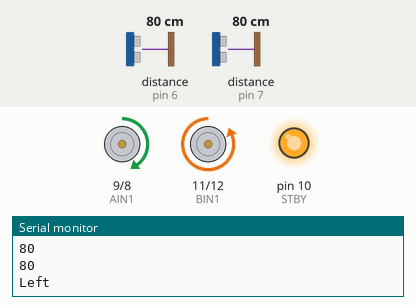
A sketch run on a simulated Arduino Uno, built with avr-gcc and run on an emulated ATmega328P. Shown: motor-driver pin pairs drawn as motors (green arrow = first pin HIGH = forward, orange = second pin HIGH = backward, longer = more drive, scaled by the enable pin, stopped while the standby pin is LOW), output pins drawn as LEDs (lit = HIGH), the last lines printed to the serial monitor. Wiring (inferred from the names in the program): 2 × ultrasonic range finder: trigger pin 6, echo pin 6 / trigger pin 7, echo pin 7. The test bench sets the inputs (shaded band); at power-on: distance to the obstacle (sensors on pin 6, pin 7) 80 cm. The echo pulse lasts 58.3 µs per cm.

Above: at 1.2 s.
1.3 s: distance to the obstacle (sensor on pin 6) set to 10 cm
2.8 s: distance to the obstacle (sensor on pin 6) set to 7 cm
At 3.6 s:
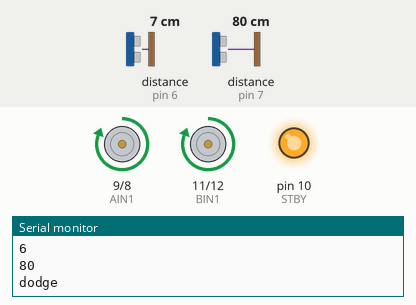
4.3 s: distance to the obstacle (sensor on pin 6) set to 9 cm
At 6.0 s:
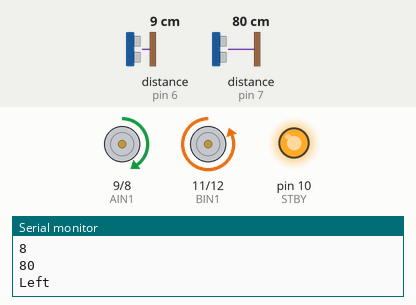
6.4 s: distance to the obstacle (sensor on pin 7) set to 10 cm
7.9 s: distance to the obstacle (sensor on pin 7) set to 7 cm
At 8.4 s:
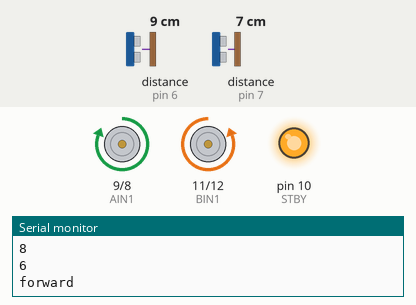
9.4 s: distance to the obstacle (sensor on pin 7) set to 4 cm
At 9.9 s:
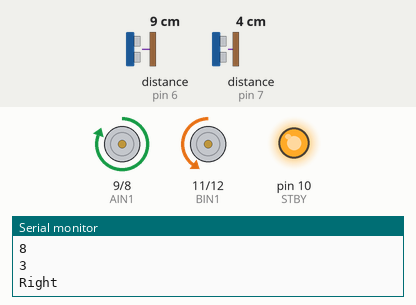
Timing chart, 0 to 11.9 s (numbered marks = the images above; inputs shaded):
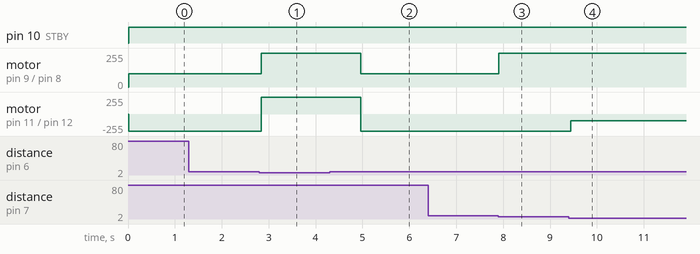

The sketch:

RoboToimiva1.ino
```cpp
/*
   created 3 Nov 2008
   by David A. Mellis
   modified 30 Aug 2011
   by Tom Igoe

Toimii hyvillä pattereilla


 */

// this constant won't change.  It's the pin number
// of the sensor's output:
const int pingPin = 6;
const int sidepingPin = 7;
int Pin;
//motor A connected between A01 and A02
//motor B connected between B01 and B02

int STBY = 10; //standbyint STBY = 10; //standby

//Motor A
int PWMA = 3; //Speed control
int AIN1 = 9; //Direction
int AIN2 = 8; //Direction

//Motor B
int PWMB = 5; //Speed control
int BIN1 = 11; //Direction
int BIN2 = 12; //Direction

void setup() {
  // initialize serial communication:
  Serial.begin(9600);
  pinMode(STBY, OUTPUT);

  pinMode(PWMA, OUTPUT);
  pinMode(AIN1, OUTPUT);
  pinMode(AIN2, OUTPUT);

  pinMode(PWMB, OUTPUT);
  pinMode(BIN1, OUTPUT);
  pinMode(BIN2, OUTPUT);
}

void loop()
{
  /*long cm = 0;
  long sidecm = 0;
  cm = dist(pingPin);
  sidecm = dist(sidepingPin);
  */
  // establish variables for duration of the ping,
  // and the distance result in inches and centimeters:
  long duration, cm;

  // The PING))) is triggered by a HIGH pulse of 2 or more microseconds.
  // Give a short LOW pulse beforehand to ensure a clean HIGH pulse:
  pinMode(pingPin, OUTPUT);
  digitalWrite(pingPin, LOW);
  delayMicroseconds(2);
  digitalWrite(pingPin, HIGH);
  delayMicroseconds(5);
  digitalWrite(pingPin, LOW);

  // The same pin is used to read the signal from the PING))): a HIGH
  // pulse whose duration is the time (in microseconds) from the sending
  // of the ping to the reception of its echo off of an object.
  pinMode(pingPin, INPUT);
  duration = pulseIn(pingPin, HIGH);

  // convert the time into a distance
  cm = microsecondsToCentimeters(duration);

  // establish variables for duration of the ping,
  // and the distance result in inches and centimeters:
  long duration2, cm2;

  // The PING))) is triggered by a HIGH pulse of 2 or more microseconds.
  // Give a short LOW pulse beforehand to ensure a clean HIGH pulse:
  pinMode(sidepingPin, OUTPUT);
  digitalWrite(sidepingPin, LOW);
  delayMicroseconds(2);
  digitalWrite(sidepingPin, HIGH);
  delayMicroseconds(5);
  digitalWrite(sidepingPin, LOW);

  // The same pin is used to read the signal from the PING))): a HIGH
  // pulse whose duration is the time (in microseconds) from the sending
  // of the ping to the reception of its echo off of an object.
  pinMode(sidepingPin, INPUT);
  duration2 = pulseIn(sidepingPin, HIGH);

  // convert the time into a distance
  cm2 = microsecondsToCentimeters(duration2);

  if(cm < 8)
    dodge();

  //else if(cm2 > 20);
      //forward();

  else if(cm2 > 7)
      turnLeft();

  else if(cm2 < 5)
      turnRight();

  else
    forward();

  Serial.println(cm);
  Serial.println(cm2);

  //  else if(cm2 > 6)stop();
}

long microsecondsToCentimeters(long microseconds)
{
  // The speed of sound is 340 m/s or 29 microseconds per centimeter.
  // The ping travels out and back, so to find the distance of the
  // object we take half of the distance travelled.
  return microseconds / 29 / 2;
}
//Own functions:
void dodge()
{
Serial.println("dodge");
move(1, 255, 1);
move(0, 255, 1);
delay(700);
}
void forward()
{
  Serial.println("forward");
  move(1, 255, 1);
  move(0, 255, 0);
  delay(100);
}
void turnRight()
{
  Serial.println("Right");
  move(1, 255, 1);
  move(0, 100, 0);
  delay(100);
}
void turnLeft()
{
Serial.println("Left");
move(1, 100, 1);
move(0, 255, 0);
delay(100);
}

void move(int motor, int speed, int direction){
//Move specific motor at speed and direction
//motor: 0 for B 1 for A
//speed: 0 is off, and 255 is full speed
//direction: 0 clockwise, 1 counter-clockwise

  digitalWrite(STBY, HIGH); //disable standby

  boolean inPin1 = LOW;
  boolean inPin2 = HIGH;

  if(direction == 1){
    inPin1 = HIGH;
    inPin2 = LOW;
  }

  if(motor == 1){
    digitalWrite(AIN1, inPin1);
    digitalWrite(AIN2, inPin2);
    analogWrite(PWMA, speed);
  }else{
    digitalWrite(BIN1, inPin1);
    digitalWrite(BIN2, inPin2);
    analogWrite(PWMB, speed);
  }
}
void stop()
{
  digitalWrite(STBY, LOW);
}
```

Measured:
- the behaviour switches between 9 and 8 cm on distance to the obstacle (sensor on pin 6) (found by bisection; images 0 and 1)
- the behaviour switches between 9 and 8 cm on distance to the obstacle (sensor on pin 7) (found by bisection; images 2 and 3)
- the behaviour switches between 6 and 5 cm on distance to the obstacle (sensor on pin 7) (found by bisection; images 3 and 4)
- after the input at 2.8 s, motor on pin 9 (AIN1) / pin 8 (AIN2): forward 100/255 → forward 255/255 at once; motor on pin 11 (BIN1) / pin 12 (BIN2): backward 255/255 → forward 255/255 at once
- after the input at 4.3 s, motor on pin 9 (AIN1) / pin 8 (AIN2): forward 255/255 → forward 100/255 after 0.67 s; motor on pin 11 (BIN1) / pin 12 (BIN2): forward 255/255 → backward 255/255 after 0.67 s
- after the input at 7.9 s, motor on pin 9 (AIN1) / pin 8 (AIN2): forward 100/255 → forward 255/255 at once
- after the input at 9.4 s, motor on pin 11 (BIN1) / pin 12 (BIN2): backward 255/255 → backward 100/255 after 0.05 s
